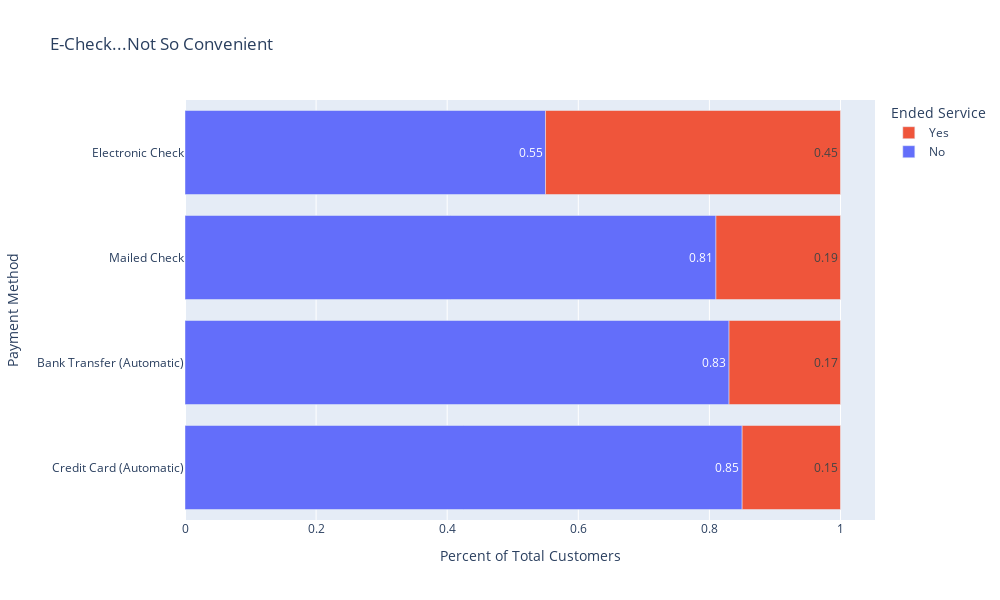

The notebook cell this image was saved under:
### Code cell
# plotting the percentage of churn by payment type
# question: why are e-check payments significant?
# what is an e-check anyways?
df = customer_db
df['payment_type'] = df['payment_type'].str.title()
ax = pd.crosstab(df.payment_type, df.churn, normalize="index").round(2).plot(kind='barh', height=600, width=1000, text_auto=True, title='E-Check...Not So Convenient', labels={'payment_type': 'Payment Method', 'value': 'Percent of Total Customers'})
ax.update_layout(legend_traceorder='reversed', legend={'title': 'Ended Service'}, yaxis={'categoryorder': 'array', 'categoryarray': ['Credit Card (Automatic)', 'Bank Transfer (Automatic)', 'Mailed Check', 'Electronic Check']})

# for p in ax.patches:
#     ax.annotate(str(p.get_width().round(2)), (p.get_x() + p.get_width(), p.get_y()), ha='center', va='center', xytext=(14, 15), textcoords='offset points', horizontalalignment='right')

### Figure 1 — Plotly figure (JSON) as saved in the notebook; plotly's stock layout.template omitted (floating-point values rounded to 4 significant figures)
{"data": [{"alignmentgroup": "True", "hovertemplate": "churn=No<br>Percent of Total Customers=%{x}<br>Payment Method=%{y}<extra></extra>", "legendgroup": "No", "marker": {"color": "#636efa", "pattern": {"shape": ""}}, "name": "No", "offsetgroup": "No", "orientation": "h", "showlegend": true, "textposition": "auto", "texttemplate": "%{x}", "type": "bar", "x": [0.83, 0.85, 0.55, 0.81], "xaxis": "x", "y": ["Bank Transfer (Automatic)", "Credit Card (Automatic)", "Electronic Check", "Mailed Check"], "yaxis": "y"}, {"alignmentgroup": "True", "hovertemplate": "churn=Yes<br>Percent of Total Customers=%{x}<br>Payment Method=%{y}<extra></extra>", "legendgroup": "Yes", "marker": {"color": "#EF553B", "pattern": {"shape": ""}}, "name": "Yes", "offsetgroup": "Yes", "orientation": "h", "showlegend": true, "textposition": "auto", "texttemplate": "%{x}", "type": "bar", "x": [0.17, 0.15, 0.45, 0.19], "xaxis": "x", "y": ["Bank Transfer (Automatic)", "Credit Card (Automatic)", "Electronic Check", "Mailed Check"], "yaxis": "y"}], "layout": {"barmode": "relative", "height": 600, "legend": {"title": {"text": "Ended Service"}, "tracegroupgap": 0, "traceorder": "reversed"}, "title": {"text": "E-Check...Not So Convenient"}, "width": 1000, "xaxis": {"anchor": "y", "domain": [0, 1], "title": {"text": "Percent of Total Customers"}}, "yaxis": {"anchor": "x", "categoryarray": ["Credit Card (Automatic)", "Bank Transfer (Automatic)", "Mailed Check", "Electronic Check"], "categoryorder": "array", "domain": [0, 1], "title": {"text": "Payment Method"}}}}
